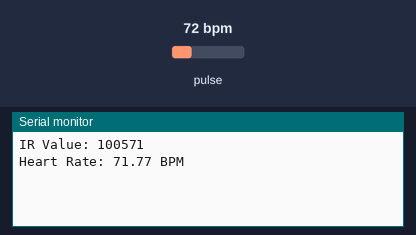
A sketch run on a simulated ESP32. On the bench: the last lines printed to the serial monitor. The test bench sets the inputs (shaded band); at power-on: pulse 72 bpm.

Above: at 1.2 s.
1.3 s: pulse set to 42 bpm
At 2.7 s:
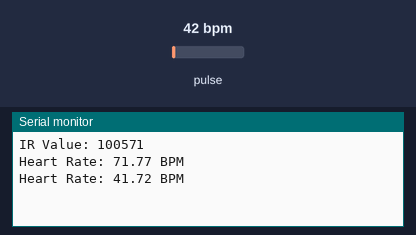
2.8 s: pulse set to 70 bpm
At 3.5 s:
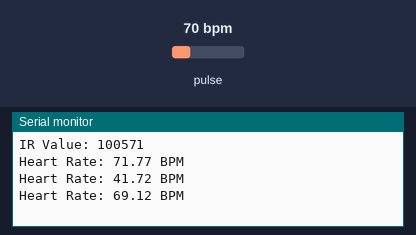
Timing chart, 0 to 5.8 s (numbered marks = the images above; inputs shaded):
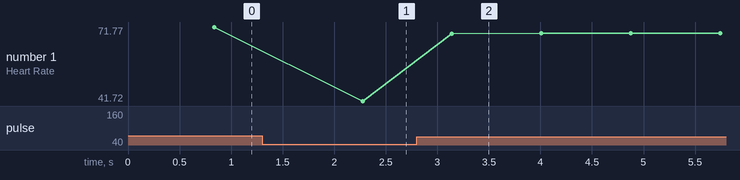

The sketch:

Heart_Rate_Sensor.ino
```cpp
#include <Wire.h>
#include "MAX30105.h"
#include "heartRate.h"

#define I2C_SDA 21
#define I2C_SCL 22

MAX30105 particleSensor;
long lastBeat = 0;
float beatsPerMinute;
bool bb;

void setup() {
  Serial.begin(9600);
  Wire.begin(I2C_SDA, I2C_SCL);

  if (!particleSensor.begin(Wire, I2C_SPEED_STANDARD)) {
    Serial.println("MAX30102 not found.");
    while (1);
  }

  particleSensor.setup();
  particleSensor.setPulseAmplitudeRed(0x0A);
  particleSensor.setPulseAmplitudeIR(0x0A);
}

void loop() {
  long irValue = particleSensor.getIR();
  Serial.print("IR Value: ");
  Serial.println(irValue);

  if (irValue >= 5000) {
    bb = true;
  }

  while (bb) {
    long irValue = particleSensor.getIR();

    if (checkForBeat(irValue)) {
      long now = millis();
      long delta = now - lastBeat;
      lastBeat = now;
      beatsPerMinute = 60.0 / (delta / 1000.0);

      if (beatsPerMinute < 220 && beatsPerMinute > 30) {
        Serial.print("Heart Rate: ");
        Serial.print(beatsPerMinute);
        Serial.println(" BPM");
      }
    }

    if (irValue < 5000) {
      Serial.println("No finger detected");
      bb = false;
    }
  }
}
```

Measured:
- after the input at 1.3 s, the serial monitor: prints a new line after 0.97 s (image 1)
- after the input at 2.8 s, the serial monitor: prints a new line after 0.34 s (image 2)
- plotted number 1: 71.77 → 41.72 after the input at 1.3 s, 41.72 → 69.2 after the input at 2.8 s
